Frame 1 (no input): blank canvas, image omitted
Frame 60 (the mouse pressed at the canvas centre just before this capture): blank canvas, image omitted
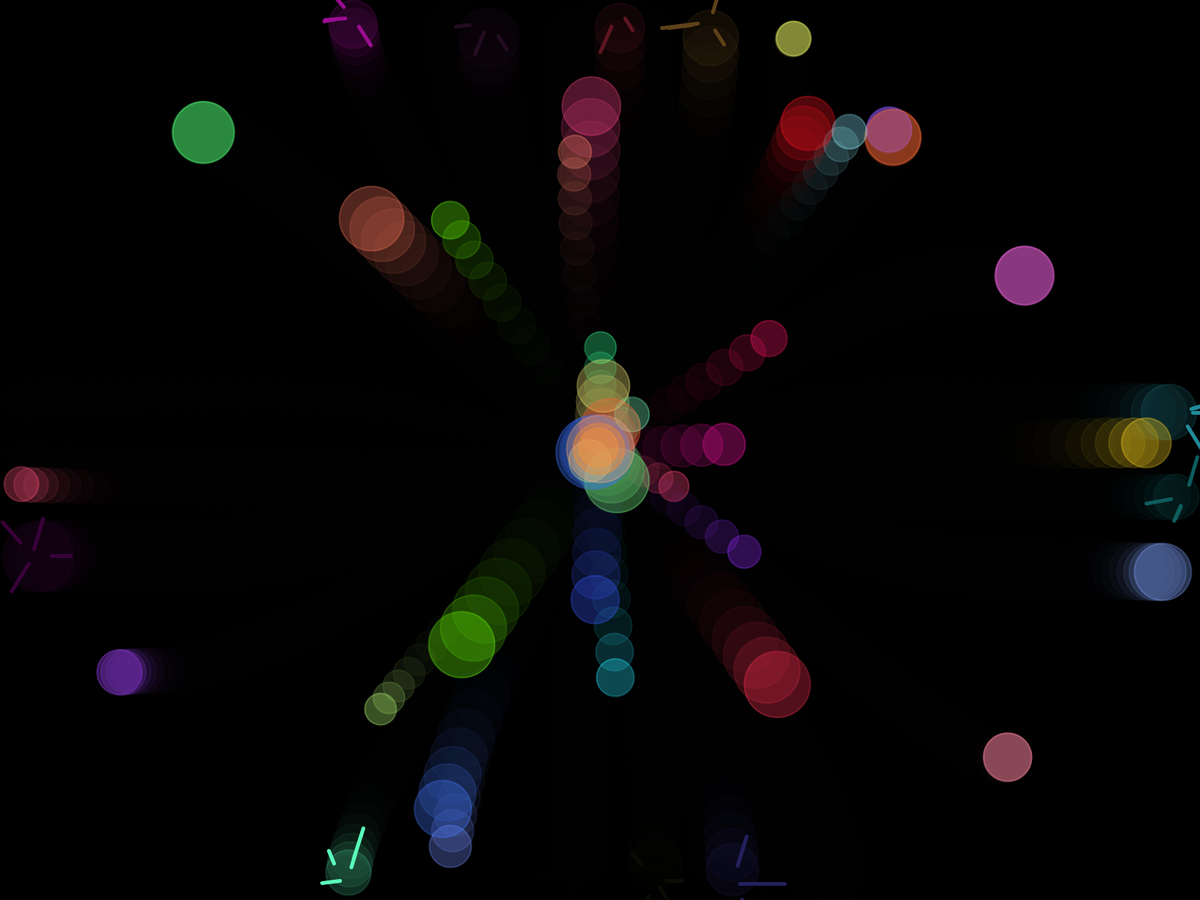
Frame 120 (the mouse held since frame 60 and released just before this capture)

The Processing sketch whose frames 1 and 60 were blank and that drew this single picture after the mouse press (run headless with seeded random() and noise(); from frame 60 on, the mouse is pressed at the canvas centre):

// Processing sketch: Bubbles
// ── Bubbles.pde

///////////////
// VARIABLES //
///////////////
ArrayList<Bubble> bubs;
int mode;
boolean done;
boolean popping;
///////////
// SETUP //
///////////

void setup() {
  fullScreen();
  bubs = new ArrayList<Bubble>();
  colorMode(HSB, 255, 255, 255);
  mode = 0;
  done = false;
  popping = false;
  
  background(0);
}

//////////
// DRAW //
//////////

void draw() {
  // background(0);
  noStroke();
  fill(0, 0, 0, 100);
  rect(-2, -2, width+4, height+4);
  
  if (mode == 0) {
    for (int i = 0; i<bubs.size(); i++) {
      bubs.get(i).move();
      if (bubs.get(i).popped()) {
        bubs.remove(i);
        i--;
      }
    }
    if (mousePressed) {
      bubs.add(new Bubble(mouseX, mouseY, (int)random(20, 50), random(1, 4), true));
    }
  } else if (mode == 1) {
    if (!popping) {
      if (mousePressed) {
        bubs.add(new Bubble(mouseX, mouseY, (int)random(20, 50), random(1, 4), false));
      }
    } else {
      for (int i = 0; i<bubs.size(); i++) {
        if (bubs.get(i).dista(mouseX, mouseY)<50 && mousePressed) {
          bubs.get(i).pop();
        }
        if (bubs.get(i).popped) {
          bubs.remove(i);
          i--;
        }
      }
    }
  }
  modeChange();
  if (keys['c']) {
    remAll();
  }
}


public void modeChange() {
  if (keys[' '] && !done) {
    if (mode == 1) {
      mode = 0;
      done = true;
    } else {
      mode++;
      done = true;
    }
    remAll();
  } else if (!keyPressed) {
    done = false;
  }
}

public void remAll() {
  while (bubs.size()>0)
    bubs.remove(0);
}





///////////////
// KEY STUFF //
///////////////

boolean[] keys = new boolean[1024];

void keyPressed() {
  if (!(key==CODED)) {
    keys[key]=true;
  }
}
void keyReleased() {
  if (!(key==CODED)) {
    keys[key]=false;
  }
}

// ── Bubble.pde
class Bubble {

  ///////////////
  // VARIABLES //
  ///////////////
  private float x, y, px, py;
  private float xspeed, yspeed;
  private int frames;
  private color col, fcol;
  private int radius;
  private boolean popped;
  private int pf;
  float a1;
  float a2;
  float a3;
  float a4;
  float d1;
  float d2;
  float d3;
  float d4;
  float l1;
  float l2;
  float l3;
  float l4;
  float accel;
  int mRad;
  float lifeTime;
  boolean natPop;

  /////////////////
  // CONSTRUCTOR //
  /////////////////
  public Bubble(float tx, float ty, int rad, float lt, boolean p) {
    float rx = random(-2,2);
    while(rx == 0){
      rx = random(-2,2);
    }
    float ry = random(-2,2);
    while(ry==0){
      ry = random(-2,2);
    }
    //rx=0;
    //ry=0;
    px = x;
    py = y;
    x=tx+rx;
    y=ty+ry;
    xspeed=0;
    yspeed=0;
    frames=0;
    int c1 = (int)random(255);
    int c2 = (int)random(100, 255);
    int c3 = 255;// (int)random(255);
    fcol = color(c1, c2, c3, 80);
    col = color(c1, c2, c3);
    radius = rad;
    popped = false;
    pf=0;
    a1 = (int)random(0, 2*PI);
    a2 = (int)random(0, 2*PI);
    a3 = (int)random(0, 2*PI);
    a4 = (int)random(0, 2*PI);
    l1 = (int)random(15, 45);
    l2 = (int)random(15, 45);
    l3 = (int)random(15, 45);
    l4 = (int)random(15, 45);
    d1 = (int)random(10, 30);
    d2 = (int)random(10, 30);
    d3 = (int)random(10, 30);
    d4 = (int)random(10, 30);
    accel = 3;
    mRad = 200;
    lifeTime = lt;
    natPop = p;
  }


  //////////////
  // GRAPHICS //
  //////////////

  void move() {
    if (x+radius>=width || y+radius>=height || y-radius<=0 || x-radius<=0) {
      this.pop();
    }else if(frames > lifeTime*frameRate && natPop){
      this.pop();
    }else {
      // noStroke();
      // fill(255, 0, 0, 255);
      // ellipse(px, py, 2*radius+2, 2*radius+2);
      fill(fcol);
      strokeWeight(2);
      stroke(fcol);
      ellipse(x, y, 2*radius, 2*radius);
      x+=xspeed;
      y+=yspeed;
      if (mousePressed) {
        if (dist(x, y, mouseX, mouseY)<mRad && x!=mouseX && y!=mouseY) {
          if (x>mouseX && y<mouseY) {
            xspeed+=accel*cos(atan((y-mouseY)/(x-mouseX)));
          } else if (x>mouseX) {
            xspeed+=accel*cos(atan((y-mouseY)/(x-mouseX)));
          } else  if (x<mouseX && y>=mouseY) {
            xspeed-=accel*cos(atan((y-mouseY)/(x-mouseX)));
          } else {
            xspeed-=accel*cos(atan((y-mouseY)/(x-mouseX)));
          }
          if (y>mouseY && x<=mouseX) {
            yspeed-=accel*sin(atan((y-mouseY)/(x-mouseX)));
          } else if (y>mouseY ) {
            yspeed+=accel*sin(atan((y-mouseY)/(x-mouseX)));
          } else if (y<mouseY && x>mouseX) {
            yspeed+=accel*sin(atan((y-mouseY)/(x-mouseX)));
          } else {
            yspeed-=accel*sin(atan((y-mouseY)/(x-mouseX)));
          }
        } else {
          if (xspeed<0) {
            xspeed+=1;
          } else if (xspeed>0) {
            xspeed-=1;
          }
          if (yspeed<0) {
            yspeed+=1;
          } else if (yspeed>0) {
            yspeed-=1;
          }
        }
      } else {
        if (xspeed<0) {
          xspeed+=1;
        } else if (xspeed>0) {
          xspeed-=1;
        }
        if (yspeed<0) {
          yspeed+=1;
        } else if (yspeed>0) {
          yspeed-=1;
        }
      }
      frames++;
    }
  }

  void pop() {
    if (pf<1) {
      noStroke();
      fill(0, 20);
      ellipse(x, y, 2*radius+5, 2*radius+5);
      
      strokeWeight(5);
      stroke(col);
      line(x+cos(a1)*d1, y+sin(a1)*d1, x+cos(a1)*d1+cos(a1)*l1, y+sin(a1)*d1+sin(a1)*l1);
      line(x+cos(a2)*d2, y+sin(a2)*d2, x+cos(a2)*d2+cos(a2)*l2, y+sin(a2)*d2+sin(a2)*l2);
      line(x+cos(a3)*d3, y+sin(a3)*d3, x+cos(a3)*d3+cos(a3)*l3, y+sin(a3)*d3+sin(a3)*l3);
      line(x+cos(a4)*d4, y+sin(a4)*d4, x+cos(a4)*d1+cos(a4)*l4, y+sin(a4)*d4+sin(a4)*l4);
      pf++;
      //ellipse(x, y, 5, 5);
    } else
      popped = true;
  }

  boolean popped() {
    return popped;
  }
  
  float dista(float x, float y){
    return dist(this.x,this.y,x,y);
  }

  ///////////////
}
